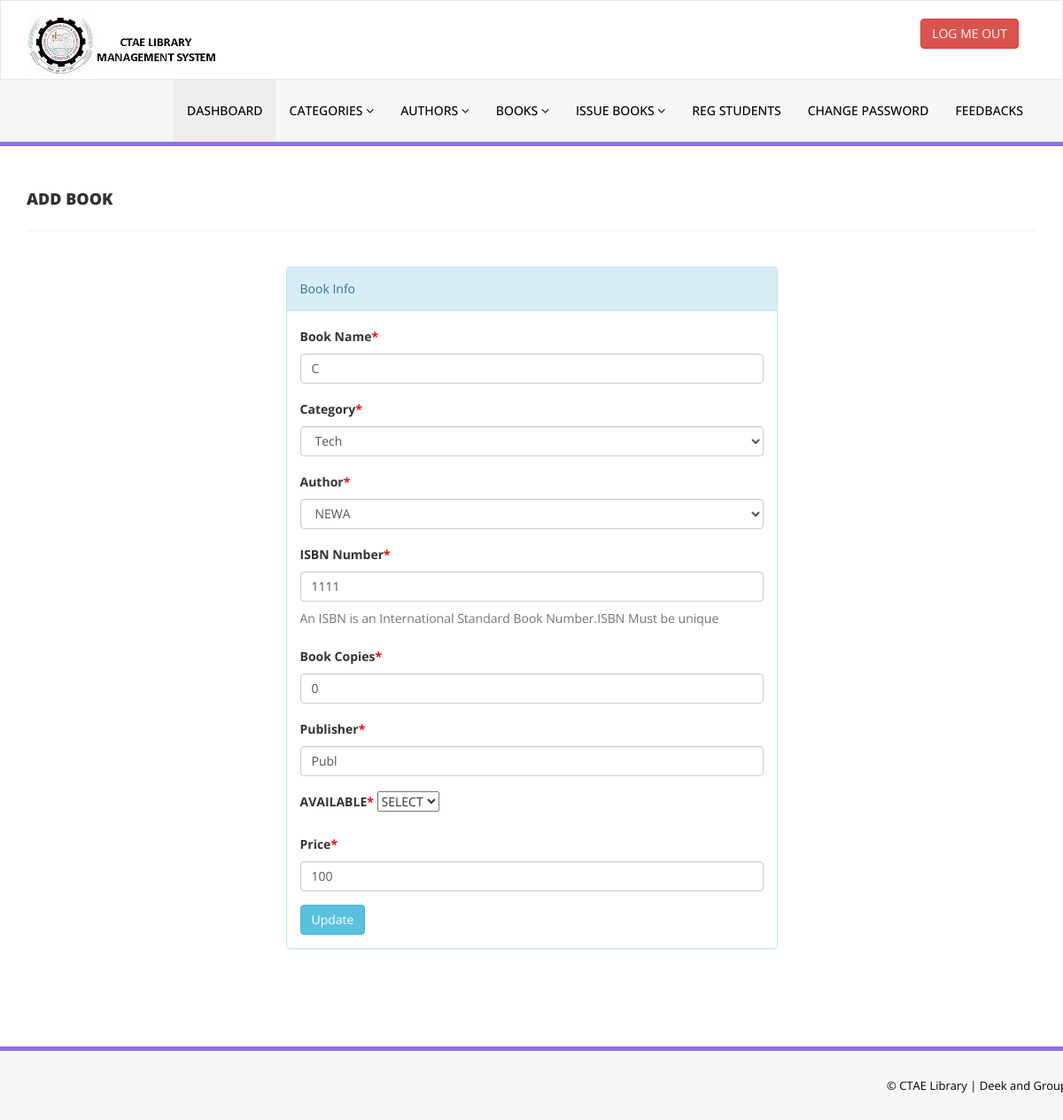
Screenshot of /admin/edit-book.php?bookid=1 (signed in) with the database file from the repository.
### tables this page shows
CREATE TABLE `tblbooks` (
  `id` int(11) NOT NULL,
  `BookName` varchar(255) DEFAULT NULL,
  `CatId` int(11) DEFAULT NULL,
  `AuthorId` int(11) DEFAULT NULL,
  `ISBNNumber` int(11) DEFAULT NULL,
  `BookPrice` int(11) DEFAULT NULL,
  `BookCopies` varchar(10) NOT NULL,
  `PublisherName` varchar(60) NOT NULL,
  `Available` varchar(10) NOT NULL,
  `RegDate` timestamp NULL DEFAULT current_timestamp(),
  `UpdationDate` timestamp NULL DEFAULT NULL ON UPDATE current_timestamp()
);

CREATE TABLE `tblcategory` (
  `id` int(11) NOT NULL,
  `CategoryName` varchar(150) DEFAULT NULL,
  `Status` int(1) DEFAULT NULL,
  `CreationDate` timestamp NULL DEFAULT current_timestamp(),
  `UpdationDate` timestamp NULL DEFAULT NULL ON UPDATE current_timestamp()
);

CREATE TABLE `tblauthors` (
  `id` int(11) NOT NULL,
  `AuthorName` varchar(159) DEFAULT NULL,
  `creationDate` timestamp NULL DEFAULT current_timestamp(),
  `UpdationDate` timestamp NULL DEFAULT NULL ON UPDATE current_timestamp()
);

### admin/edit-book.php (the view, shortened to what this page needs)
<?php
include('includes/config.php');
if(strlen($_SESSION['alogin'])==0)
    {
header('location:index.php');
}
else{
?>
<!DOCTYPE html>
<html xmlns="http://www.w3.org/1999/xhtml">
<head>
    <link href="assets/css/bootstrap.css" rel="stylesheet" />
    <link href="assets/css/font-awesome.css" rel="stylesheet" />
    <link href="assets/css/style.css" rel="stylesheet" />
</head>
<body>
<?php include('includes/header.php');?>
    <div class="content-wrapper">
         <div class="container">
        <div class="row pad-botm">
            <div class="col-md-12">
                <h4 class="header-line">Add Book</h4>
                            </div>
</div>
<div class="row">
<div class="col-md-6 col-sm-6 col-xs-12 col-md-offset-3">
<div class="panel panel-info">
<div class="panel-heading">
Book Info
</div>
<div class="panel-body">
<form role="form" method="post">
<?php
$bookid=intval($_GET['bookid']);
$sql = "SELECT tblbooks.BookName,tblcategory.CategoryName,tblcategory.id as cid,tblauthors.AuthorName,tblauthors.id as athrid,tblbooks.ISBNNumber,tblbooks.BookPrice, tblbooks.BookCopies, tblbooks.PublisherName, tblbooks.Available,tblbooks.id as bookid from  tblbooks join tblcategory on tblcategory.id=tblbooks.CatId join tblauthors on tblauthors.id=tblbooks.AuthorId where tblbooks.id=:bookid";
$query = $dbh -> prepare($sql);
$query->bindParam(':bookid',$bookid,PDO::PARAM_STR);
$query->execute();
$results=$query->fetchAll(PDO::FETCH_OBJ);
if($query->rowCount() > 0)
{
foreach($results as $result)
{               ?>
<div class="form-group">
<label>Book Name<span style="color:red;">*</span></label>
<input class="form-control" type="text" name="bookname" value="<?php echo htmlentities($result->BookName);?>" required />
</div>
<div class="form-group">
<label> Category<span style="color:red;">*</span></label>
<select class="form-control" name="category" required="required">
<option value="<?php echo htmlentities($result->cid);?>"> <?php echo htmlentities($catname=$result->CategoryName);?></option>
</select>
</div>
<div class="form-group">
<label> Author<span style="color:red;">*</span></label>
<select class="form-control" name="author" required="required">
<option value="<?php echo htmlentities($result->athrid);?>"> <?php echo htmlentities($athrname=$result->AuthorName);?></option>
</select>
</div>
<div class="form-group">
<label>ISBN Number<span style="color:red;">*</span></label>
<input class="form-control" type="text" name="isbn" value="<?php echo htmlentities($result->ISBNNumber);?>"  required="required" />
<p class="help-block">An ISBN is an International Standard Book Number.ISBN Must be unique</p>
</div>
 <div class="form-group">
 <label>Book Copies<span style="color:red;">*</span></label>
 <input class="form-control" type="text" name="bookcopies" value="<?php echo htmlentities($result->BookCopies);?>"   required="required" />
 </div>
  <div class="form-group">
 <label>Publisher<span style="color:red;">*</span></label>
 <input class="form-control" type="text" name="publisher" value="<?php echo htmlentities($result->PublisherName);?>"   required="required" />
 </div>
  <div class="form-group">
<label>AVAILABLE<span style="color:red;">*</span></label>
<select custom-select custom-select-lg name="selectoption" required="required" autocomplete="off">
<option>SELECT</option>
</select>
</div>
  <div class="form-group">
 <label>Price<span style="color:red;">*</span></label>
 <input class="form-control" type="text" name="price" value="<?php echo htmlentities($result->BookPrice);?>"   required="required" />
 </div>
 <?php }} ?>
<button type="submit" name="update" class="btn btn-info">Update </button>
                                    </form>
                            </div>
                        </div>
                            </div>
        </div>
    </div>
    </div>
  <?php include('includes/footer.php');?>
</body>
</html>
<?php } ?>

### admin/assets/css/style.css (style rules this page uses)
.content-wrapper { margin-top: 40px; min-height:800px; padding-bottom:90px; }
.header-line { font-weight:900; padding-bottom:25px; border-bottom:1px solid #eeeeee; text-transform:uppercase; }
.pad-botm { padding-bottom:30px; }

### rows the page displays
tblbooks: bookname "C", category "Tech", author "NEWA", isbn "1111", bookcopies "0", publisher "Publ", price "100"
